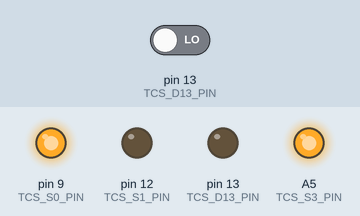
Recording of a sketch running on a simulated Arduino Uno, built with avr-gcc and run on an emulated ATmega328P. On the bench: output pins drawn as LEDs (lit = HIGH). The test bench sets the inputs (shaded band); at power-on: pin 13 (TCS_D13_PIN) LOW. What the sketch prints to the serial monitor is not drawn.

Above: at 2.7 s.
At 3.6 s:
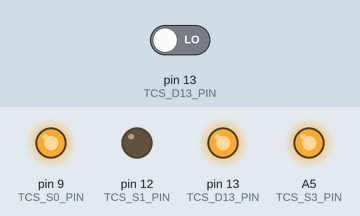
At 11.41 s:
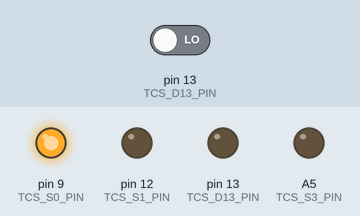
Timing chart, 0 to 11.7 s (numbered marks = the images above):
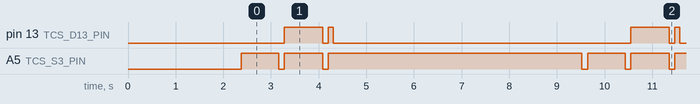

The sketch:

tcs230_diagnosis.ino
```cpp
/*
 * ============================================================
 *  TCS230 WIRING DIAGNOSIS CODE
 * ============================================================
 *  Use this to find exactly which wire/pin is faulty
 *  Upload and open Serial Monitor at 9600 baud
 *
 *  Pin map (v4):
 *    S0  → D9
 *    S1  → D12
 *    S2  → D13 (shared with OUT)
 *    S3  → A5
 *    OUT → D13 (shared with S2)
 *    OE  → GND (must be grounded!)
 * ============================================================
 */

#define TCS_S0_PIN   9
#define TCS_S1_PIN   12
#define TCS_D13_PIN  13   // S2 + OUT shared
#define TCS_S3_PIN   A5

void setup() {
  Serial.begin(9600);
  pinMode(TCS_S0_PIN,  OUTPUT);
  pinMode(TCS_S1_PIN,  OUTPUT);
  pinMode(TCS_S3_PIN,  OUTPUT);

  // Frequency scaling 20%
  digitalWrite(TCS_S0_PIN, HIGH);
  digitalWrite(TCS_S1_PIN, LOW);

  Serial.println("========================================");
  Serial.println("  TCS230 WIRING DIAGNOSIS              ");
  Serial.println("========================================");
  Serial.println("Hold RED or GREEN cube at 5cm");
  Serial.println("Watch each test result carefully");
  Serial.println("========================================\n");
  delay(2000);
}

void loop() {

  Serial.println("════ TEST 1: S3 switching check ════");
  Serial.println("Watching if S3 (A5) affects readings...");
  Serial.println("Both readings should be DIFFERENT if S3 works\n");

  // Reading with S3=LOW
  pinMode(TCS_D13_PIN, OUTPUT);
  digitalWrite(TCS_D13_PIN, LOW);   // S2=LOW
  digitalWrite(TCS_S3_PIN,  LOW);   // S3=LOW  → RED filter
  delay(20);
  pinMode(TCS_D13_PIN, INPUT);
  long reading_S3low = pulseIn(TCS_D13_PIN, LOW, 100000);

  // Reading with S3=HIGH
  pinMode(TCS_D13_PIN, OUTPUT);
  digitalWrite(TCS_D13_PIN, LOW);   // S2=LOW
  digitalWrite(TCS_S3_PIN,  HIGH);  // S3=HIGH → BLUE filter
  delay(20);
  pinMode(TCS_D13_PIN, INPUT);
  long reading_S3high = pulseIn(TCS_D13_PIN, LOW, 100000);

  Serial.print("  S3=LOW  reading: "); Serial.println(reading_S3low);
  Serial.print("  S3=HIGH reading: "); Serial.println(reading_S3high);

  long diff1 = abs(reading_S3low - reading_S3high);
  Serial.print("  Difference: "); Serial.println(diff1);

  if (diff1 < 10) {
    Serial.println("  ❌ FAIL: S3 wire NOT working!");
    Serial.println("  → Check A5 → TCS230 S3 connection");
  } else {
    Serial.println("  ✅ PASS: S3 wire OK");
  }

  Serial.println();
  delay(500);

  // ─────────────────────────────────────────
  Serial.println("════ TEST 2: S2 switching check ════");
  Serial.println("Watching if S2 (D13 output) affects readings...");
  Serial.println("Both readings should be DIFFERENT if S2 works\n");

  // Reading with S2=LOW, S3=LOW (RED filter)
  pinMode(TCS_D13_PIN, OUTPUT);
  digitalWrite(TCS_D13_PIN, LOW);   // S2=LOW
  digitalWrite(TCS_S3_PIN,  LOW);   // S3=LOW
  delay(20);
  pinMode(TCS_D13_PIN, INPUT);
  long reading_S2low = pulseIn(TCS_D13_PIN, LOW, 100000);

  // Reading with S2=HIGH, S3=HIGH (GREEN filter)
  pinMode(TCS_D13_PIN, OUTPUT);
  digitalWrite(TCS_D13_PIN, HIGH);  // S2=HIGH
  digitalWrite(TCS_S3_PIN,  HIGH);  // S3=HIGH
  delay(20);
  pinMode(TCS_D13_PIN, INPUT);
  long reading_S2high = pulseIn(TCS_D13_PIN, LOW, 100000);

  Serial.print("  S2=LOW  S3=LOW  (RED filter):   "); Serial.println(reading_S2low);
  Serial.print("  S2=HIGH S3=HIGH (GREEN filter):  "); Serial.println(reading_S2high);

  long diff2 = abs(reading_S2low - reading_S2high);
  Serial.print("  Difference: "); Serial.println(diff2);

  if (diff2 < 10) {
    Serial.println("  ❌ FAIL: S2 switching NOT working!");
    Serial.println("  → D13 shared pin may have issue");
    Serial.println("  → Check D13 → TCS230 S2 AND OUT connection");
  } else {
    Serial.println("  ✅ PASS: S2 switching OK");
  }

  Serial.println();
  delay(500);

  // ─────────────────────────────────────────
  Serial.println("════ TEST 3: All 3 channels raw ════");
  Serial.println("R, G, B should show DIFFERENT values\n");

  long r, g, b;

  pinMode(TCS_D13_PIN, OUTPUT);
  digitalWrite(TCS_D13_PIN, LOW);
  digitalWrite(TCS_S3_PIN,  LOW);
  delay(10);
  pinMode(TCS_D13_PIN, INPUT);
  r = pulseIn(TCS_D13_PIN, LOW, 100000);

  pinMode(TCS_D13_PIN, OUTPUT);
  digitalWrite(TCS_D13_PIN, HIGH);
  digitalWrite(TCS_S3_PIN,  HIGH);
  delay(10);
  pinMode(TCS_D13_PIN, INPUT);
  g = pulseIn(TCS_D13_PIN, LOW, 100000);

  pinMode(TCS_D13_PIN, OUTPUT);
  digitalWrite(TCS_D13_PIN, LOW);
  digitalWrite(TCS_S3_PIN,  HIGH);
  delay(10);
  pinMode(TCS_D13_PIN, INPUT);
  b = pulseIn(TCS_D13_PIN, LOW, 100000);

  Serial.print("  R="); Serial.print(r);
  Serial.print("  G="); Serial.print(g);
  Serial.print("  B="); Serial.println(b);

  long spread = max(r, max(g, b)) - min(r, min(g, b));
  Serial.print("  Channel spread: "); Serial.println(spread);

  if (spread < 15) {
    Serial.println("  ❌ FAIL: All channels same!");
    Serial.println("  → Filter switching completely broken");
    Serial.println("  → Check S2, S3 wiring immediately");
  } else if (spread < 40) {
    Serial.println("  ⚠ WEAK: Small difference detected");
    Serial.println("  → Move cube closer (try 3-5cm)");
    Serial.println("  → Check S2/S3 connections");
  } else {
    Serial.println("  ✅ PASS: Channels showing difference");
  }

  Serial.println();
  delay(500);

  // ─────────────────────────────────────────
  Serial.println("════ TEST 4: OE pin check ════");
  Serial.println("OE pin MUST be connected to GND");
  Serial.println("If OE is floating → output disabled → all readings wrong");
  Serial.println("  → Verify: TCS230 OE pin wired to GND");
  Serial.println("  → If not wired: connect OE to GND now!");

  Serial.println();
  Serial.println("════════════════════════════════════");
  Serial.println("Repeating in 4 seconds...");
  Serial.println("════════════════════════════════════\n");
  delay(4000);
}
```

Measured:
- by itself, pin 13 (TCS_D13_PIN): repeats every 7.3 s: LOW 0.11 s, HIGH 0.11 s, LOW 6.2 s, HIGH 0.81 s
- by itself, A5 (TCS_S3_PIN): repeats every 7.3 s: LOW 0.12 s, HIGH 0.81 s, LOW 0.11 s, HIGH 5.3 s, LOW 0.12 s, HIGH 0.79 s
- by itself, everything shown: repeats every 7.3 s, in 6 steps
